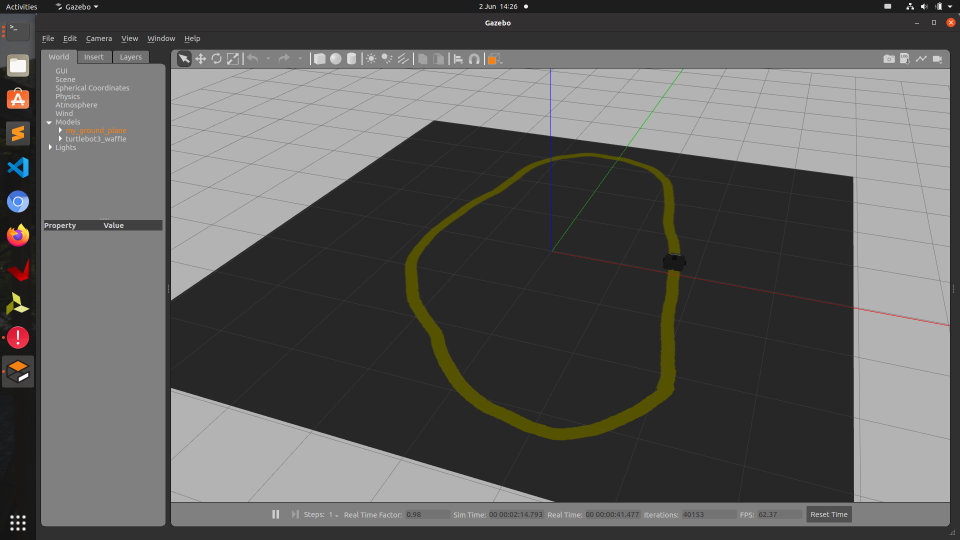
#> input picture adversarial-ros-driving.png, 1920 x 1080 px (shown at 1/2 size)
$ python -i utils.py   (imports and definitions only)
#> lines starting #> are read from the running program, lines starting #| are printed output that depends on the picture
import cv2, os
import numpy as np
import matplotlib.image as mpimg


IMAGE_HEIGHT, IMAGE_WIDTH, IMAGE_CHANNELS = 160, 320, 3
INPUT_SHAPE = (IMAGE_HEIGHT, IMAGE_WIDTH, IMAGE_CHANNELS)


# [5 lines left out: function load_image, not called in this run]


def crop(image):
    """
    Crop the image (removing the sky at the top and the car front at the bottom)
    """
    return image[80:, :, :] # remove the sky and the car front
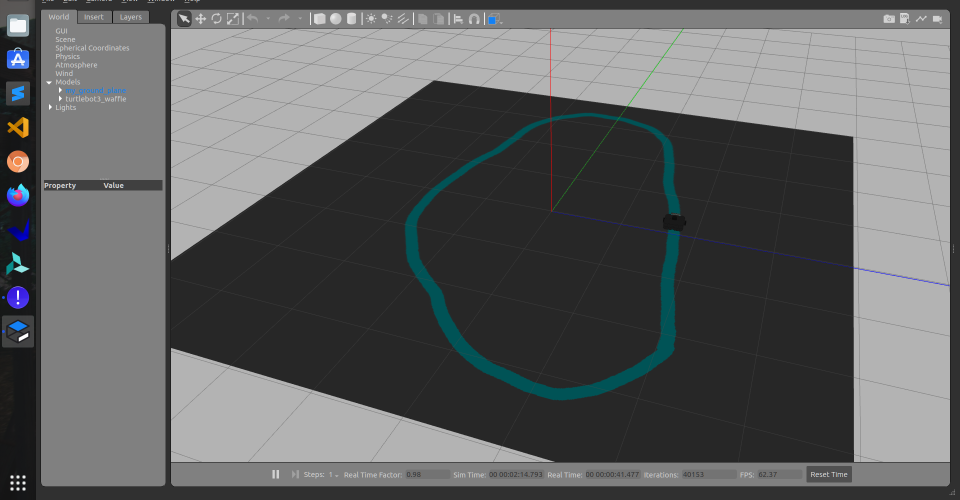
#> returned value: shape (1000, 1920, 3) (shown at 1/2 size); mean of channels 0, 1, 2 97.1, 96.6, 95; drawn as B, G, R


def resize(image):
    """
    Resize the image to the input shape used by the network model
    """
    return cv2.resize(image, (IMAGE_WIDTH, IMAGE_HEIGHT), cv2.INTER_AREA)
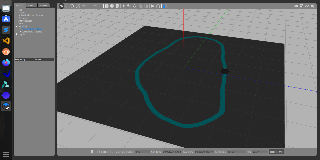
#> returned value: shape (160, 320, 3); mean of channels 0, 1, 2 97.5, 97, 95.4; drawn as B, G, R


def rgb2yuv(image):
    """
    Convert the image from RGB to YUV (This is what the NVIDIA model does)
    """
    return cv2.cvtColor(image, cv2.COLOR_RGB2YUV)
#> returned value: shape (160, 320, 3); mean of channels 0, 1, 2 96.9, 127.3, 128.5


def preprocess(image):
    """
    Combine all preprocess functions into one
    """
    image = crop(image)
    image = resize(image)
    image = rgb2yuv(image)
    return image


# [113 lines left out: functions choose_image, random_flip, random_translate, random_shadow, random_brightness, augument and 1 more, not called in this run]

>>> import cv2
>>> picture = cv2.cvtColor(cv2.imread('adversarial-ros-driving.png'), cv2.COLOR_BGR2RGB)
>>> result = preprocess(picture)
